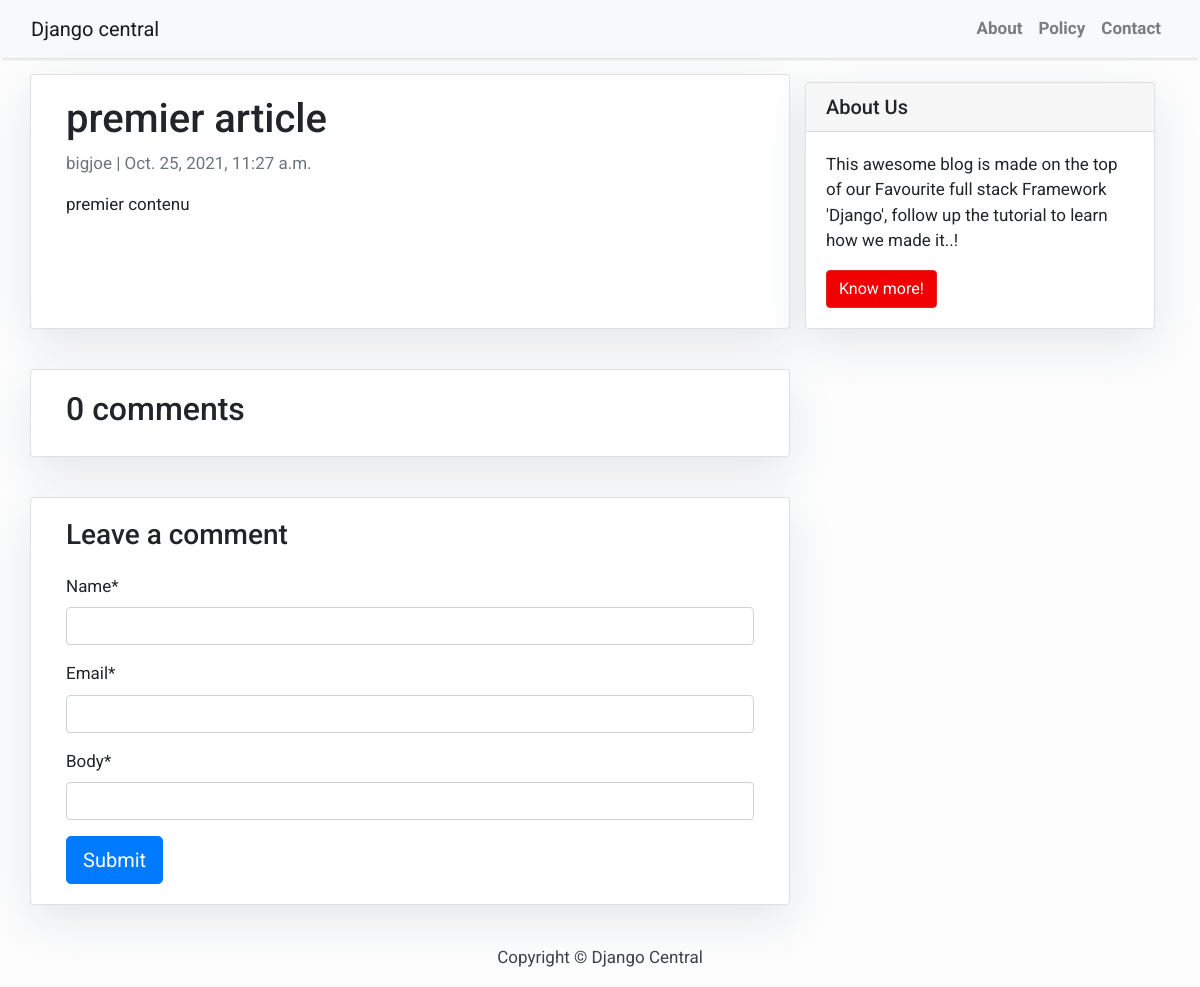
Page /premier-article/ on the committed database.
### blog/models.py (models this page shows, shortened)
class Post(models.Model):
    title = models.CharField(max_length=200, unique=True)
    slug = models.SlugField(max_length=200, unique=True)
    author = models.ForeignKey(User, on_delete= models.CASCADE,related_name='blog_posts')
    updated_on = models.DateTimeField(auto_now= True)
    content = models.TextField()
    created_on = models.DateTimeField(auto_now_add=True)
    status = models.IntegerField(choices=STATUS, default=0)
    class Meta:
        ordering = ['-created_on']

### blog/views.py (the view)
# urls.py: path('<slug:slug>/', views.post_detail, name='post_detail')]
def post_detail(request, slug):
    template_name = 'post_detail.html'
    post = get_object_or_404(Post, slug=slug)
    comments = post.comments.filter(active=True)
    new_comment = None
    if request.method == 'POST':
        comment_form = CommentForm(data=request.POST)
        if comment_form.is_valid():
            new_comment = comment_form.save(commit=False)
            new_comment.post = post
            new_comment.save()
    else:
        comment_form = CommentForm()
    return render(request, template_name, {'post': post,
                                           'comments': comments,
                                           'new_comment': new_comment,
                                           'comment_form': comment_form})

### blog/forms.py
class CommentForm(forms.ModelForm):
    body = forms.CharField(widget=SummernoteWidget())  # instead of forms.Textarea
    class Meta:
        model = Comment
        fields = ('name', 'email', 'body')

### blog/templates/post_detail.html (shortened to what this page needs)
{% extends 'base.html' %} {% block content %}
<div class="container">
    <div class="row">
        <div class="col-md-8 card mb-4  mt-3 left  top">
            <div class="card-body">
                <h1>{% block title %} {{ post.title }} {% endblock title %}</h1>
                <p class=" text-muted">{{ post.author }} | {{ post.created_on }}</p>
                <p class="card-text ">{{ post.content | safe }}</p>
            </div>
    </div>
    {% block sidebar %} {% include 'sidebar.html' %} {% endblock sidebar %}
    <div class="col-md-8 card mb-4  mt-3 ">
      <div class="card-body">
        <h2>{{ comments.count }} comments</h2>
      </div>
    </div>
    <div class="col-md-8 card mb-4  mt-3 ">
        {% load crispy_forms_tags %}
        <div class="card-body">
            {% if new_comment %}
            <div class="alert alert-success" role="alert">
                Your comment is awaiting moderation
            </div>
            {% else %}
            <h3>Leave a comment</h3>
        <form method="post" style="margin-top: 1.3em;">
          {{ comment_form| crispy }}
          <button type="submit" class="btn btn-primary  btn-lg">Submit</button>
        </form>
        {% endif %}
      </div>
    </div>
</div>
</div>
{% endblock content %}

### blog/templates/base.html (style rules this page uses)
body { font-family: "Roboto", sans-serif; font-size: 17px; background-color: #fdfdfd; }

### blog/templates/sidebar.html (style rules this page uses)
.card { box-shadow: 0 16px 48px #E3E7EB; }

### rows in the picture
Post: title "premier article", author "bigjoe", created_on "Oct. 25, 2021, 11:27 a.m.", content "premier contenu"

### other values in the picture
{{ comments.count }} "0"
